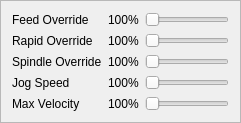
     <widget class="QFrame" name="frame">
      <property name="frameShape">
       <enum>QFrame::StyledPanel</enum>
      </property>
      <property name="frameShadow">
       <enum>QFrame::Raised</enum>
      </property>
      <layout class="QGridLayout" name="gridLayout_2">
       <item row="0" column="2">
        <widget class="QSlider" name="feed_override_sl">
         <property name="orientation">
          <enum>Qt::Horizontal</enum>
         </property>
        </widget>
       </item>
       <item row="4" column="2">
        <widget class="QSlider" name="max_vel_sl">
         <property name="orientation">
          <enum>Qt::Horizontal</enum>
         </property>
        </widget>
       </item>
       <item row="4" column="0">
        <widget class="QLabel" name="label_5">
         <property name="text">
          <string>Max Velocity</string>
         </property>
        </widget>
       </item>
       <item row="3" column="2">
        <widget class="QSlider" name="jog_vel_sl">
         <property name="orientation">
          <enum>Qt::Horizontal</enum>
         </property>
        </widget>
       </item>
       <item row="0" column="0">
        <widget class="QLabel" name="label">
         <property name="text">
          <string>Feed Override</string>
         </property>
        </widget>
       </item>
       <item row="1" column="2">
        <widget class="QSlider" name="rapid_override_sl">
         <property name="orientation">
          <enum>Qt::Horizontal</enum>
         </property>
        </widget>
       </item>
       <item row="2" column="2">
        <widget class="QSlider" name="spindle_override_sl">
         <property name="orientation">
          <enum>Qt::Horizontal</enum>
         </property>
        </widget>
       </item>
       <item row="3" column="0">
        <widget class="QLabel" name="label_4">
         <property name="text">
          <string>Jog Speed</string>
         </property>
        </widget>
       </item>
       <item row="2" column="0">
        <widget class="QLabel" name="label_3">
         <property name="text">
          <string>Spindle Override</string>
         </property>
        </widget>
       </item>
       <item row="1" column="0">
        <widget class="QLabel" name="label_2">
         <property name="text">
          <string>Rapid Override</string>
         </property>
        </widget>
       </item>
       <item row="0" column="1">
        <widget class="QLabel" name="feed_override_lb">
         <property name="text">
          <string>100%</string>
         </property>
        </widget>
       </item>
       <item row="1" column="1">
        <widget class="QLabel" name="rapid_override_lb">
         <property name="text">
          <string>100%</string>
         </property>
        </widget>
       </item>
       <item row="2" column="1">
        <widget class="QLabel" name="spindle_override_0_lb">
         <property name="text">
          <string>100%</string>
         </property>
        </widget>
       </item>
       <item row="3" column="1">
        <widget class="QLabel" name="jog_vel_lb">
         <property name="text">
          <string>100%</string>
         </property>
        </widget>
       </item>
       <item row="4" column="1">
        <widget class="QLabel" name="max_vel_lb">
         <property name="text">
          <string>100%</string>
         </property>
        </widget>
       </item>
      </layout>
     </widget>
